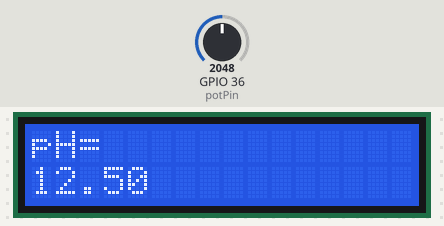
Recording of a sketch running on a simulated ESP32. On the bench: 16×2 character LCD. Inputs (shaded band) come from the test bench; at power-on: GPIO 36 (potPin) = 2048. WiFi joins after 1.5 s; servers stay silent unless stated; what the sketch prints to the serial monitor is not drawn.

Above: at 4.2 s.
4.3 s: GPIO 36 (potPin) set to 2866
At 11.5 s:
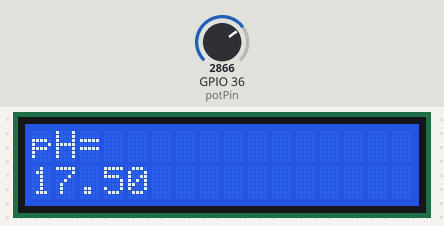
11.8 s: GPIO 36 (potPin) set to 3603
At 18.7 s:
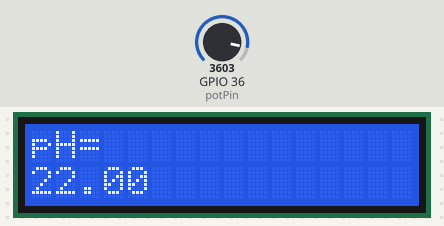
19.0 s: GPIO 36 (potPin) set to 4095
At 25.8 s:
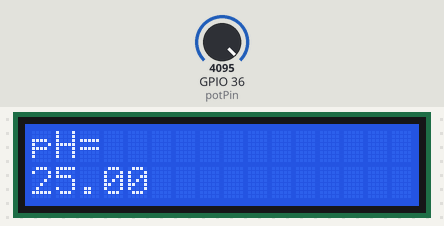
Timing chart, 0 to 27.3 s (numbered marks = the images above; inputs shaded):
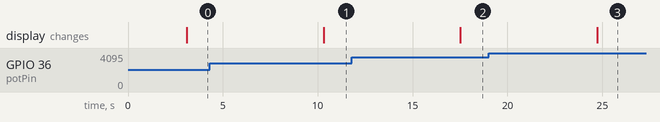

The sketch:

sketch_jan23a.ino
```cpp
#include <WiFi.h>
#include <Wire.h>
#include <LiquidCrystal_I2C.h>

LiquidCrystal_I2C LCD = LiquidCrystal_I2C(0x27, 16, 2);

const char *ssid = "fyszna";
const char *password = "17072004";
const char *thingSpeakAPIKey = "26W5VAZNELS1ACQ6";
const char *thingSpeakChannelID = "2410865";

const int potPin = A0;
float ph;
float value = 0;

void setup() {
  Serial.begin(115200);

  // Inisialisasi LCD
  LCD.init();
  LCD.backlight();
  LCD.setCursor(0, 0);
  LCD.print("IoT pH Meter");
  LCD.setCursor(0, 1);
  LCD.print("WiFi");
  LCD.clear();

  // Inisialisasi koneksi WiFi
  WiFi.begin(ssid, password);
  while (WiFi.status() != WL_CONNECTED) {
    delay(1000);
    Serial.println("Connecting to WiFi...");
  }
  Serial.println("Connected to WiFi");

  pinMode(potPin, INPUT);
  delay(1000);
}

void loop() {
  value = analogRead(potPin);
  Serial.print("Raw Value: ");
  Serial.print(value);
  Serial.print(" | ");

  float voltage = value * (5 / 4095.0);
  ph = 5 * voltage;

  Serial.print("pH Value: ");
  Serial.println(ph);

  // Menampilkan pH di LCD
  LCD.setCursor(0, 0);
  LCD.print("pH= ");
  LCD.setCursor(0, 1);
  LCD.print(ph);

  // Kirim data ke ThingSpeak
  sendDataToThingSpeak(ph);

  delay(5000);  // Tunggu 5 detik sebelum membaca ulang nilai pH
}

void sendDataToThingSpeak(float pHValue) {
  WiFiClient client;

  // Buat URL untuk mengirim data ke ThingSpeak
  String url = "/update?api_key=";
  url += thingSpeakAPIKey;
  url += "&field1=";
  url += String(pHValue);

  // Hubungkan ke server ThingSpeak
  if (client.connect("api.thingspeak.com", 80)) {
    Serial.println("Connected to ThingSpeak");

    // Kirim permintaan HTTP GET
    client.print("GET ");
    client.print(url);
    client.println(" HTTP/1.1");
    client.println("Host: api.thingspeak.com");
    client.println("Connection: close");
    client.println();

    // Tunggu sampai data terkirim
    delay(2000);

    // Tutup koneksi
    client.stop();
    Serial.println("Data sent to ThingSpeak");
  } else {
    Serial.println("Failed to connect to ThingSpeak");
  }
}
```

Measured:
- after the input at 4.3 s, the display: changes after 6.0 s (image 1)
- after the input at 11.8 s, the display: changes after 5.7 s (image 2)
- after the input at 19.0 s, the display: changes after 5.7 s (image 3)
